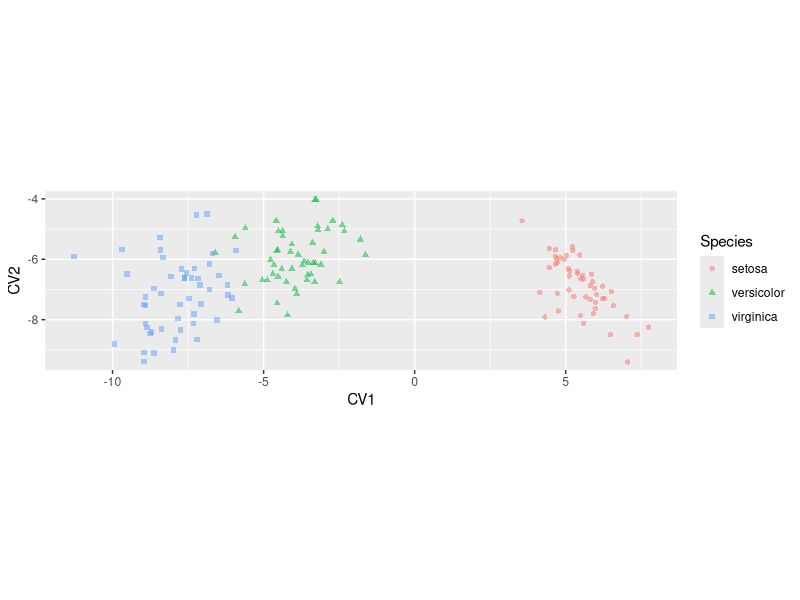
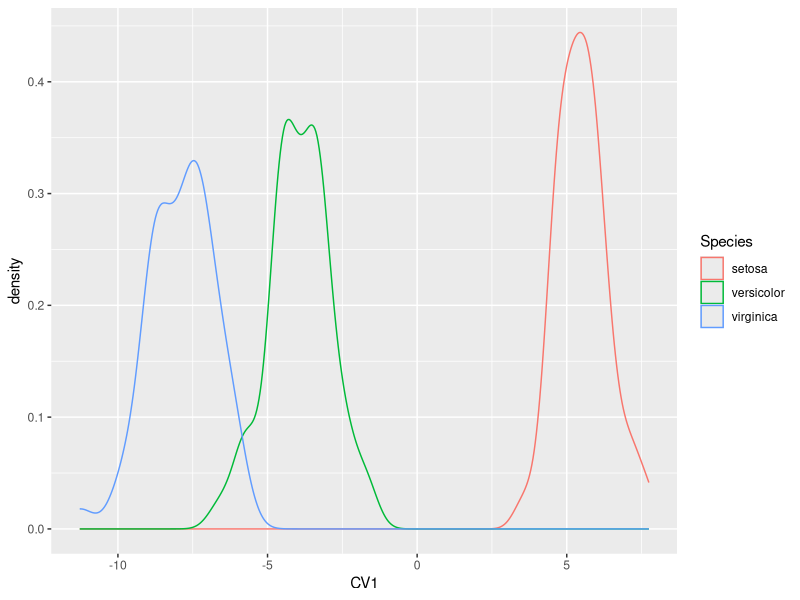
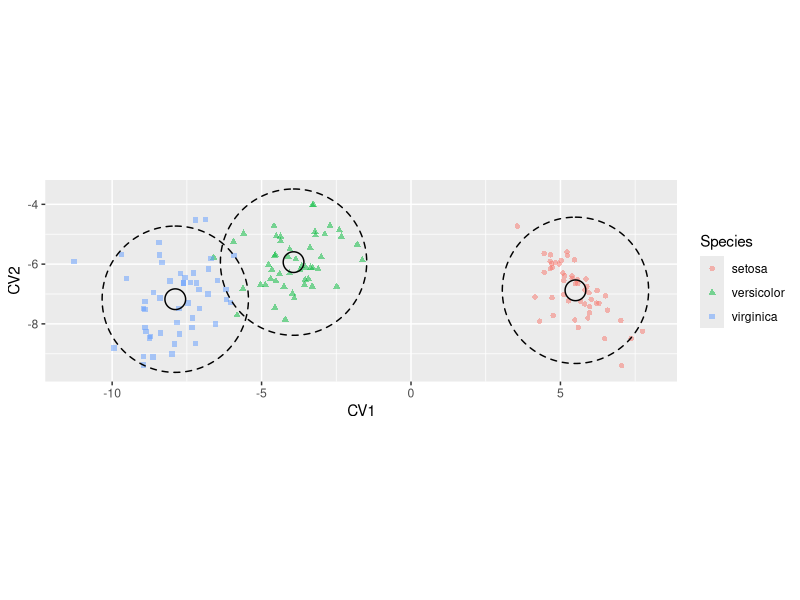
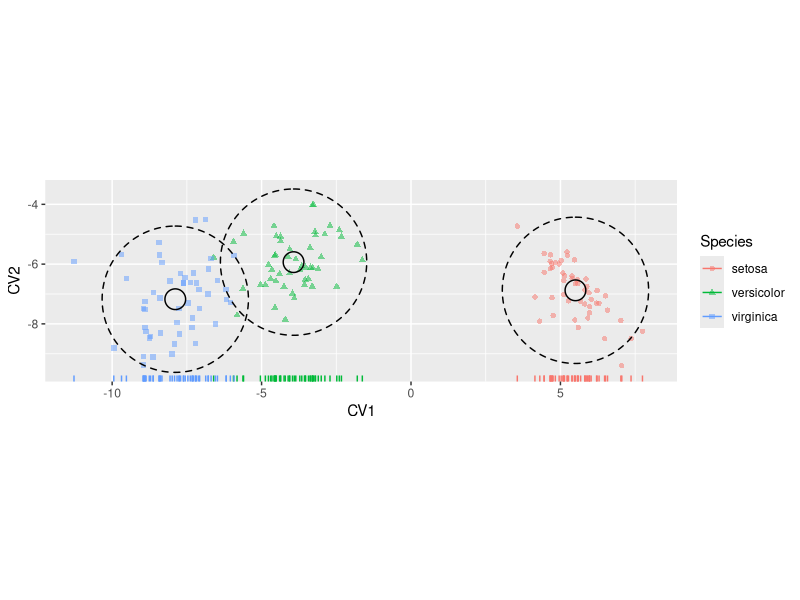
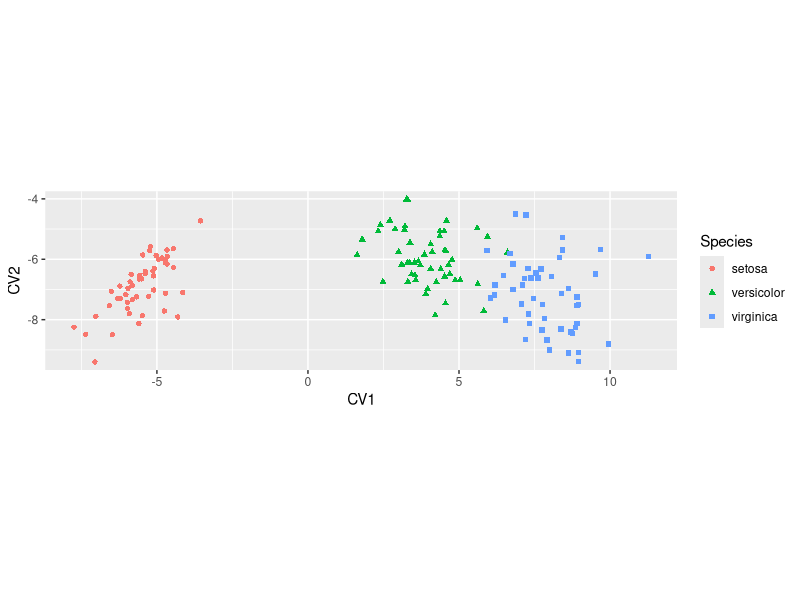

Recreate these plots in R, in order.
## ---- chunk 1
library(MASS)
library(tidyverse)
library(cowplot)
library(broom)
library(magrittr)
## ---- chunk 2
lda.iris <-lda(Species ~ Sepal.Length + Sepal.Width + Petal.Length + Petal.Width,
               iris, prior=c(1,1,1)/3)
lda.iris
## ---- chunk 3
iris.lda <- lda(Species ~ ., data = iris, prior = c(1,1,1)/3)
## ---- chunk 4
class(iris.lda)
names(iris.lda)
## ---- chunk 5
iris.lda$scaling
## ---- chunk 6
iris.sub <- 
  iris %>% 
  dplyr::select(-Species) %>% # drop Species column 
  as.matrix  # cast to matrix for calculations

# calculate CV scores
CVA.scores <- iris.sub %*% iris.lda$scaling

# create data frame with scores
iris.CV <- data.frame(CVA.scores)
iris.CV$Species <- iris$Species
## ---- chunk 7
iris.cva.plot <-
  ggplot(iris.CV, aes(x = LD1, y = LD2)) + 
  geom_point(aes(color=Species, shape=Species), alpha=0.5) + 
  labs(x = "CV1", y = "CV2") +
  coord_fixed(ratio=1)  # keep the unit scaling of the plot fixed at 1

iris.cva.plot
## ---- chunk 8
ggplot(iris.CV, aes(x = LD1)) +
  geom_density(aes(color=Species)) +
  labs(x = "CV1")
## ---- chunk 9
chi2 = qchisq(0.05,2, lower.tail=F)
chi2

CIregions.mean.and.pop <-
  iris.CV %>%
  group_by(Species) %>%
  summarize(CV1.mean = mean(LD1),
            CV2.mean = mean(LD2),
            mean.radii = sqrt(chi2/n()),
            popn.radii = sqrt(chi2))

CIregions.mean.and.pop
## ---- chunk 10
library(ggforce)
## ---- chunk 11
iris.cva.plot2 <-
  iris.cva.plot + 
  geom_circle(data = CIregions.mean.and.pop,
              mapping = aes(x0 = CV1.mean, y0 = CV2.mean, r = mean.radii),
              inherit.aes = FALSE) +
  geom_circle(data = CIregions.mean.and.pop,
              mapping = aes(x0 = CV1.mean, y0 = CV2.mean, r = popn.radii),
              linetype = "dashed", 
              inherit.aes = FALSE) 

iris.cva.plot2
## ---- chunk 12
iris.cva.plot2 + 
  geom_rug(aes(color=Species),
           sides = "b")
## ---- chunk 13
nobs <- nrow(iris)
ngroups <- nlevels(iris$Species)

# calculate deviations around grand mean
tot.deviates <-
  iris %>%
  dplyr::select(-Species) %>%
  # review the course notes on dplyr to remind
  # yourself about how the mutate_all() and funs() fxns work
  mutate_all(funs(. - mean(.))) %>%
  as.matrix

# Total SSQ and covariance matrix
ssq.tot <- t(tot.deviates) %*% tot.deviates
cov.tot <- ssq.tot/nobs  

# calculate deviations around group means
win.deviates <-
  iris %>%
  group_by(Species) %>%
  mutate_all(funs(. - mean(.))) %>% 
  ungroup %>%
  dplyr::select(-Species) %>%
  as.matrix

# Within group SSQ and covariance
ssq.win <- t(win.deviates) %*% win.deviates
cov.win <- ssq.win/(nobs - ngroups)

# Between group deviates
btw.deviates <-
  iris %>% 
  group_by(Species) %>% 
  summarize_all(mean) %>% 
  dplyr::select(-Species) %>% 
  mutate_all(funs(. - mean(.))) %>%
  as.matrix

# Between group SSQ and covariance
ssq.btw <- ngroups * t(btw.deviates) %*% btw.deviates
cov.btw <- ssq.btw/(ngroups-1)
## ---- chunk 14
# Cacluate the  eigenvectors of W^{-1}B
WinvB = solve(cov.win) %*% cov.btw
eigin.WinvB = eigen(WinvB)

cva.vecs <- Re(eigin.WinvB$vectors)[,1:ngroups-1]
cva.vals <- Re(eigin.WinvB$values)[1:ngroups-1]

unscaled.scores <- win.deviates %*% cva.vecs

# figure out scaling so group covariance matrix is spherical
scaling <- diag(1/sqrt((t(unscaled.scores) %*% unscaled.scores)/(nobs-ngroups)))

# compare to "scaling" component object returned by lda()
scaled.cva.vecs <- cva.vecs %*% diag(scaling) 

cva.scores <- iris.sub %*% scaled.cva.vecs

colnames(cva.scores) <- c("CV1","CV2")
cva.scores <- as.data.frame(cva.scores)
cva.scores$Species <- iris$Species
## ---- chunk 15
ggplot(cva.scores, aes(x = CV1, y = CV2)) + 
  geom_point(aes(color=Species, shape=Species)) + 
  coord_fixed(ratio=1)
